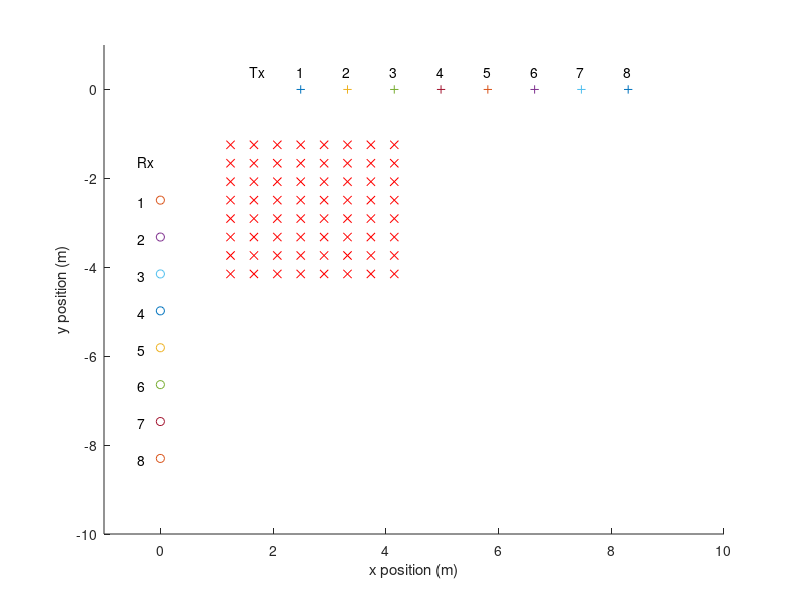

This chart was generated by the following MATLAB code:
% Script to display the virtual element positions in 2D mimo array
% Modified for L shape
% Script written by Lai Bun Lok


%% Housekeeping

clear all
close all

plotelements=1; % Plot (1) out elements or not (0)

%% Antenna separation

%dphy=0.72 % Physical antenna separation (in metres), centre-to-centre
dphy=0.83; % Greenland setting

% Position of Tx element real positions (m)

%xt1=2; % offset from origin
xt1=2.49; % Greenland setup
yt1=0;

xt2=xt1+dphy;
yt2=0;

xt3=xt2+dphy;
yt3=0;

xt4=xt3+dphy;
yt4=0;

xt5=xt4+dphy;
yt5=0;

xt6=xt5+dphy;
yt6=0;

xt7=xt6+dphy;
yt7=0;

xt8=xt7+dphy;
yt8=0;

%xt9=xt8+dphy;
%yt9=0;

tx=zeros(8,2);
tx(1,1)=xt1; tx(1,2)=yt1;
tx(2,1)=xt2; tx(2,2)=yt2;
tx(3,1)=xt3; tx(3,2)=yt3;
tx(4,1)=xt4; tx(4,2)=yt4;
tx(5,1)=xt5; tx(5,2)=yt5;
tx(6,1)=xt6; tx(6,2)=yt6;
tx(7,1)=xt7; tx(7,2)=yt7;
tx(8,1)=xt8; tx(8,2)=yt8;
%tx(9,1)=xt9; tx(9,2)=yt9;

% Position of Rx element real positions (m)

xr1=0;
%yr1=-2; % offset from origin
yr1=-2.49; % Greenland set up

xr2=xr1;
yr2=yr1-dphy;

xr3=xr1;
yr3=yr2-dphy;

xr4=xr1;
yr4=yr3-dphy;

xr5=xr1;
yr5=yr4-dphy;

xr6=xr1;
yr6=yr5-dphy;

xr7=xr1;
yr7=yr6-dphy;

xr8=xr1;
yr8=yr7-dphy;

%xr9=xr1;
%yr9=yr8-dphy;

rx=zeros(8,2);
rx(1,1)=xr1; rx(1,2)=yr1;
rx(2,1)=xr2; rx(2,2)=yr2;
rx(3,1)=xr3; rx(3,2)=yr3;
rx(4,1)=xr4; rx(4,2)=yr4;
rx(5,1)=xr5; rx(5,2)=yr5;
rx(6,1)=xr6; rx(6,2)=yr6;
rx(7,1)=xr7; rx(7,2)=yr7;
rx(8,1)=xr8; rx(8,2)=yr8;
%rx(9,1)=xr9; rx(9,2)=yr9;

% Calculate the virtual element positions

for x=1:8
    ve(x,1)=tx(1,1)+(rx(x,1)-tx(1,1))/2;
    ve(x,2)=rx(x,2)+(tx(1,2)-rx(x,2))/2;
end


for x=9:16
    ve(x,1)=tx(2,1)+(rx(x-8,1)-tx(2,1))/2;
    ve(x,2)=rx(x-8,2)+(tx(2,2)-rx(x-8,2))/2;
end


for x=17:24
    ve(x,1)=tx(3,1)+(rx(x-16,1)-tx(3,1))/2;
    ve(x,2)=rx(x-16,2)+(tx(3,2)-rx(x-16,2))/2;
end

for x=25:32
    ve(x,1)=tx(4,1)+(rx(x-24,1)-tx(4,1))/2;
    ve(x,2)=rx(x-24,2)+(tx(4,2)-rx(x-24,2))/2;
end

for x=33:40
    ve(x,1)=tx(5,1)+(rx(x-32,1)-tx(5,1))/2;
    ve(x,2)=rx(x-32,2)+(tx(5,2)-rx(x-32,2))/2;
end

for x=41:48
    ve(x,1)=tx(6,1)+(rx(x-40,1)-tx(6,1))/2;
    ve(x,2)=rx(x-40,2)+(tx(6,2)-rx(x-40,2))/2;
end

for x=49:56
    ve(x,1)=tx(7,1)+(rx(x-48,1)-tx(7,1))/2;
    ve(x,2)=rx(x-48,2)+(tx(7,2)-rx(x-48,2))/2;
end

for x=57:64
    ve(x,1)=tx(8,1)+(rx(x-56,1)-tx(8,1))/2;
    ve(x,2)=rx(x-56,2)+(tx(8,2)-rx(x-56,2))/2;
end

% for x=73:81
%     ve(x,1)=tx(9,1)+(rx(x-72,1)-tx(9,1))/2;
%     ve(x,2)=rx(x-72,2)+(tx(9,2)-rx(x-72,2))/2;
% end

%% Plot them out in xy

if plotelements==1
    figure
    hold
    xlabel('x position (m)')
    ylabel('y position (m)')
    
    % Plot Tx and Rx antennas
    for k=1:8
        plot(tx(k,1),tx(k,2),'+')
        plot(rx(k,1),rx(k,2),'o')
        text(tx(k,1)-0.08,tx(k,2)+0.4,num2str(k))
        text(rx(k,1)-0.4,rx(k,2)-0.04,num2str(k))
    end
    text(tx(1,1)-dphy-0.08,tx(1,2)+0.4,'Tx')
    text(rx(1,1)-0.4,rx(1,2)+dphy+0.04,'Rx')
    
    % Restrict axes
    xlim([-1 10])
    ylim([-10 1])
    
    % Plot virtual antennas
    for k=1:64
        plot(ve(k,1),ve(k,2),'rx')
    end
    
end